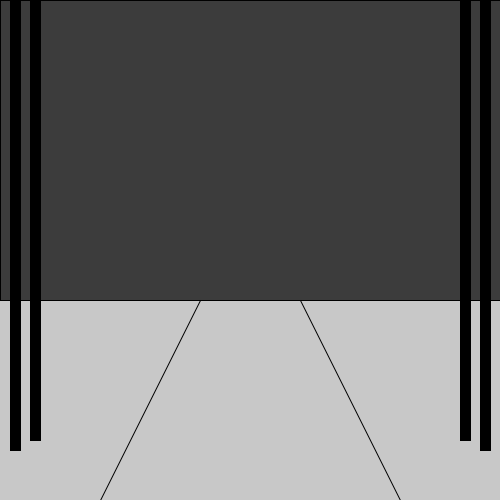
Frame 1 (no input)
Frame 60 (the mouse pressed at the canvas centre just before this capture): identical to frame 1, image omitted
Frame 120 (the mouse held since frame 60 and released just before this capture): identical to frame 1, image omitted

The Processing sketch that drew this single still picture (run headless with seeded random() and noise(); from frame 60 on, the mouse is pressed at the canvas centre):

// Processing sketch: processing_74329
// ── processing_74329.pde

void setup(){
  
  size(500, 500);
  background(200);
  smooth();
  
  fill(60);
  rect(0,0,500,300);
  
  line(0, 300, 500, 300);
  
  fill(0);
  rect(10,0,10,450);
  rect(480,0,10,450);
  
  rect(30,-10,10,450);
  rect(460,-10,10,450);
  
  line(200, 300, 100, 500);
  line(300, 300, 400, 500);
  noStroke();
}

void draw(){

  if(mousePressed && mouseY > 250){
    //stroke(0);
    fill(0, 10);
  } else if (mouseY < 250){
    //noStroke();
    noFill();
  }

rect (mouseX, mouseY, 30, 50);
ellipse (mouseX +15, mouseY -20, 20, 30);
ellipse (mouseX +15, mouseY +40, 20, 80);
ellipse (mouseX +15, mouseY +40, 60, 10);


rect (mouseX +50, mouseY +50, 30, 50);
ellipse (mouseX +65, mouseY +30, 20, 30);
ellipse (mouseX +65, mouseY +90, 20, 80);
ellipse (mouseX +65, mouseY +90, 50, 15);

}
